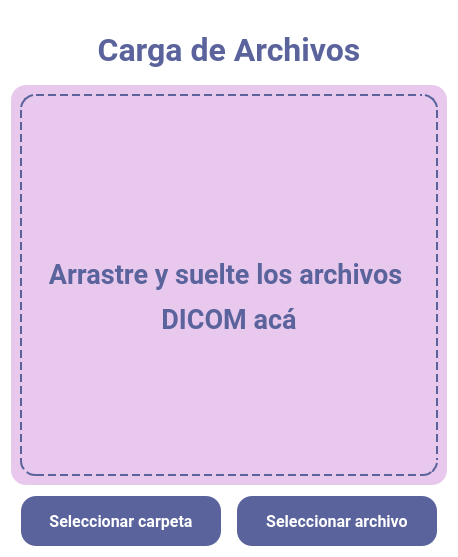
      <widget class="QWidget" name="pantallaAnadirArchivo">
       <property name="styleSheet">
        <string notr="true">
background-color: rgb(255, 255, 255);</string>
       </property>
       <layout class="QHBoxLayout" name="horizontalLayout_2">
        <item>
         <layout class="QVBoxLayout" name="verticalLayout_5">
          <item>
           <spacer name="verticalSpacer_5">
            <property name="orientation">
             <enum>Qt::Vertical</enum>
            </property>
            <property name="sizeType">
             <enum>QSizePolicy::Fixed</enum>
            </property>
            <property name="sizeHint" stdset="0">
             <size>
              <width>20</width>
              <height>20</height>
             </size>
            </property>
           </spacer>
          </item>
          <item>
           <widget class="QLabel" name="label">
            <property name="maximumSize">
             <size>
              <width>16777215</width>
              <height>50</height>
             </size>
            </property>
            <property name="palette">
             <palette>
              <active>
               <colorrole role="WindowText">
                <brush brushstyle="SolidPattern">
                 <color alpha="255">
                  <red>90</red>
                  <green>99</green>
                  <blue>156</blue>
                 </color>
                </brush>
               </colorrole>
               <colorrole role="Button">
                <brush brushstyle="SolidPattern">
                 <color alpha="255">
                  <red>255</red>
                  <green>255</green>
                  <blue>255</blue>
                 </color>
                </brush>
               </colorrole>
               <colorrole role="Text">
                <brush brushstyle="SolidPattern">
                 <color alpha="255">
                  <red>90</red>
                  <green>99</green>
                  <blue>156</blue>
                 </color>
                </brush>
               </colorrole>
               <colorrole role="ButtonText">
                <brush brushstyle="SolidPattern">
                 <color alpha="255">
                  <red>90</red>
                  <green>99</green>
                  <blue>156</blue>
                 </color>
                </brush>
               </colorrole>
               <colorrole role="Base">
                <brush brushstyle="SolidPattern">
                 <color alpha="255">
                  <red>255</red>
                  <green>255</green>
                  <blue>255</blue>
                 </color>
                </brush>
               </colorrole>
               <colorrole role="Window">
                <brush brushstyle="SolidPattern">
                 <color alpha="255">
                  <red>255</red>
                  <green>255</green>
                  <blue>255</blue>
                 </color>
                </brush>
               </colorrole>
              </active>
              <inactive>
               <colorrole role="WindowText">
                <brush brushstyle="SolidPattern">
                 <color alpha="255">
                  <red>90</red>
                  <green>99</green>
                  <blue>156</blue>
                 </color>
                </brush>
               </colorrole>
               <colorrole role="Button">
                <brush brushstyle="SolidPattern">
                 <color alpha="255">
                  <red>255</red>
                  <green>255</green>
                  <blue>255</blue>
                 </color>
                </brush>
               </colorrole>
               <colorrole role="Text">
                <brush brushstyle="SolidPattern">
                 <color alpha="255">
                  <red>90</red>
                  <green>99</green>
                  <blue>156</blue>
                 </color>
                </brush>
               </colorrole>
               <colorrole role="ButtonText">
                <brush brushstyle="SolidPattern">
                 <color alpha="255">
                  <red>90</red>
                  <green>99</green>
                  <blue>156</blue>
                 </color>
                </brush>
               </colorrole>
               <colorrole role="Base">
                <brush brushstyle="SolidPattern">
                 <color alpha="255">
                  <red>255</red>
                  <green>255</green>
                  <blue>255</blue>
                 </color>
                </brush>
               </colorrole>
               <colorrole role="Window">
                <brush brushstyle="SolidPattern">
                 <color alpha="255">
                  <red>255</red>
                  <green>255</green>
                  <blue>255</blue>
                 </color>
                </brush>
               </colorrole>
              </inactive>
              <disabled>
               <colorrole role="WindowText">
                <brush brushstyle="SolidPattern">
                 <color alpha="255">
                  <red>90</red>
                  <green>99</green>
                  <blue>156</blue>
                 </color>
                </brush>
               </colorrole>
               <colorrole role="Button">
                <brush brushstyle="SolidPattern">
                 <color alpha="255">
                  <red>255</red>
                  <green>255</green>
                  <blue>255</blue>
                 </color>
                </brush>
               </colorrole>
               <colorrole role="Text">
                <brush brushstyle="SolidPattern">
                 <color alpha="255">
                  <red>90</red>
                  <green>99</green>
                  <blue>156</blue>
                 </color>
                </brush>
               </colorrole>
               <colorrole role="ButtonText">
                <brush brushstyle="SolidPattern">
                 <color alpha="255">
                  <red>90</red>
                  <green>99</green>
                  <blue>156</blue>
                 </color>
                </brush>
               </colorrole>
               <colorrole role="Base">
                <brush brushstyle="SolidPattern">
                 <color alpha="255">
                  <red>255</red>
                  <green>255</green>
                  <blue>255</blue>
                 </color>
                </brush>
               </colorrole>
               <colorrole role="Window">
                <brush brushstyle="SolidPattern">
                 <color alpha="255">
                  <red>255</red>
                  <green>255</green>
                  <blue>255</blue>
                 </color>
                </brush>
               </colorrole>
              </disabled>
             </palette>
            </property>
            <property name="font">
             <font>
              <family>Roboto</family>
              <pointsize>24</pointsize>
              <weight>75</weight>
              <bold>true</bold>
             </font>
            </property>
            <property name="styleSheet">
             <string notr="true">color:#5A639C</string>
            </property>
            <property name="text">
             <string>Carga de Archivos</string>
            </property>
            <property name="alignment">
             <set>Qt::AlignCenter</set>
            </property>
           </widget>
          </item>
          <item>
           <spacer name="verticalSpacer_3">
            <property name="orientation">
             <enum>Qt::Vertical</enum>
            </property>
            <property name="sizeType">
             <enum>QSizePolicy::Fixed</enum>
            </property>
            <property name="sizeHint" stdset="0">
             <size>
              <width>20</width>
              <height>10</height>
             </size>
            </property>
           </spacer>
          </item>
          <item>
           <layout class="QHBoxLayout" name="horizontalLayout_3">
            <item>
             <widget class="QFrame" name="frame_24">
              <property name="minimumSize">
               <size>
                <width>0</width>
                <height>400</height>
               </size>
              </property>
              <property name="maximumSize">
               <size>
                <width>16777215</width>
                <height>2000</height>
               </size>
              </property>
              <property name="styleSheet">
               <string notr="true">background-color: #E8C9ED;
border-radius: 15px;</string>
              </property>
              <property name="frameShape">
               <enum>QFrame::NoFrame</enum>
              </property>
              <layout class="QVBoxLayout" name="verticalLayout_7">
               <item>
                <widget class="QFrame" name="frame_25">
                 <property name="minimumSize">
                  <size>
                   <width>10</width>
                   <height>0</height>
                  </size>
                 </property>
                 <property name="maximumSize">
                  <size>
                   <width>16777215</width>
                   <height>1000</height>
                  </size>
                 </property>
                 <property name="styleSheet">
                  <string notr="true">border: 2px dashed #5A639C;
border-radius: 15px;</string>
                 </property>
                 <property name="frameShape">
                  <enum>QFrame::NoFrame</enum>
                 </property>
                 <layout class="QGridLayout" name="gridLayout_2">
                  <item row="0" column="0">
                   <spacer name="verticalSpacer_6">
                    <property name="orientation">
                     <enum>Qt::Vertical</enum>
                    </property>
                    <property name="sizeType">
                     <enum>QSizePolicy::Minimum</enum>
                    </property>
                    <property name="sizeHint" stdset="0">
                     <size>
                      <width>20</width>
                      <height>40</height>
                     </size>
                    </property>
                   </spacer>
                  </item>
                  <item row="1" column="0">
                   <widget class="QPushButton" name="pushButton">
                    <property name="styleSheet">
                     <string notr="true">border: 2px dashed #E8C9ED;</string>
                    </property>
                    <property name="text">
                     <string/>
                    </property>
                    <property name="icon">
                     <iconset resource="resources.qrc">
                      <normaloff>:/icons/Assets/icon_documentUpload.png</normaloff>:/icons/Assets/icon_documentUpload.png</iconset>
                    </property>
                    <property name="iconSize">
                     <size>
                      <width>160</width>
                      <height>160</height>
                     </size>
                    </property>
                   </widget>
                  </item>
                  <item row="2" column="0">
                   <widget class="QLabel" name="label_2">
                    <property name="font">
                     <font>
                      <family>Roboto</family>
                      <weight>75</weight>
                      <bold>true</bold>
                     </font>
                    </property>
                    <property name="styleSheet">
                     <string notr="true">border: 2px dashed #E8C9ED;</string>
                    </property>
                    <property name="text">
                     <string>&lt;html&gt;&lt;head/&gt;&lt;body&gt;&lt;p&gt;&lt;span style=&quot; font-size:20pt; color:#5a639c;&quot;&gt;Arrastre y suelte los archivos &lt;/span&gt;&lt;/p&gt;&lt;p&gt;&lt;span style=&quot; font-size:20pt; color:#5a639c;&quot;&gt;DICOM acá&lt;/span&gt;&lt;/p&gt;&lt;/body&gt;&lt;/html&gt;</string>
                    </property>
                    <property name="alignment">
                     <set>Qt::AlignCenter</set>
                    </property>
                   </widget>
                  </item>
                  <item row="3" column="0">
                   <spacer name="verticalSpacer_7">
                    <property name="orientation">
                     <enum>Qt::Vertical</enum>
                    </property>
                    <property name="sizeType">
                     <enum>QSizePolicy::Minimum</enum>
                    </property>
                    <property name="sizeHint" stdset="0">
                     <size>
                      <width>20</width>
                      <height>40</height>
                     </size>
                    </property>
                   </spacer>
                  </item>
                 </layout>
                </widget>
               </item>
              </layout>
             </widget>
            </item>
           </layout>
          </item>
          <item>
           <spacer name="verticalSpacer_4">
            <property name="orientation">
             <enum>Qt::Vertical</enum>
            </property>
            <property name="sizeType">
             <enum>QSizePolicy::Minimum</enum>
            </property>
            <property name="sizeHint" stdset="0">
             <size>
              <width>20</width>
              <height>5</height>
             </size>
            </property>
           </spacer>
          </item>
          <item>
           <layout class="QHBoxLayout" name="horizontalLayout_4">
            <item>
             <spacer name="horizontalSpacer">
              <property name="orientation">
               <enum>Qt::Horizontal</enum>
              </property>
              <property name="sizeType">
               <enum>QSizePolicy::Minimum</enum>
              </property>
              <property name="sizeHint" stdset="0">
               <size>
                <width>10</width>
                <height>20</height>
               </size>
              </property>
             </spacer>
            </item>
            <item>
             <widget class="QPushButton" name="archivoButton_carpeta">
              <property name="minimumSize">
               <size>
                <width>200</width>
                <height>50</height>
               </size>
              </property>
              <property name="font">
               <font>
                <family>Roboto</family>
                <pointsize>12</pointsize>
                <weight>75</weight>
                <bold>true</bold>
               </font>
              </property>
              <property name="styleSheet">
               <string notr="true">background-color: rgb(90, 99, 156);
color:#ffffff;
border-radius:15px;</string>
              </property>
              <property name="text">
               <string>Seleccionar carpeta</string>
              </property>
             </widget>
            </item>
            <item>
             <spacer name="horizontalSpacer_2">
              <property name="orientation">
               <enum>Qt::Horizontal</enum>
              </property>
              <property name="sizeType">
               <enum>QSizePolicy::Minimum</enum>
              </property>
              <property name="sizeHint" stdset="0">
               <size>
                <width>10</width>
                <height>20</height>
               </size>
              </property>
             </spacer>
            </item>
            <item>
             <widget class="QPushButton" name="archivoButton_carpeta_2">
              <property name="minimumSize">
               <size>
                <width>200</width>
                <height>50</height>
               </size>
              </property>
              <property name="font">
               <font>
                <family>Roboto</family>
                <pointsize>12</pointsize>
                <weight>75</weight>
                <bold>true</bold>
               </font>
              </property>
              <property name="styleSheet">
               <string notr="true">background-color: rgb(90, 99, 156);
color:#ffffff;
border-radius:15px;</string>
              </property>
              <property name="text">
               <string>Seleccionar archivo</string>
              </property>
             </widget>
            </item>
            <item>
             <spacer name="horizontalSpacer_3">
              <property name="orientation">
               <enum>Qt::Horizontal</enum>
              </property>
              <property name="sizeType">
               <enum>QSizePolicy::Minimum</enum>
              </property>
              <property name="sizeHint" stdset="0">
               <size>
                <width>10</width>
                <height>20</height>
               </size>
              </property>
             </spacer>
            </item>
           </layout>
          </item>
         </layout>
        </item>
       </layout>
      </widget>
